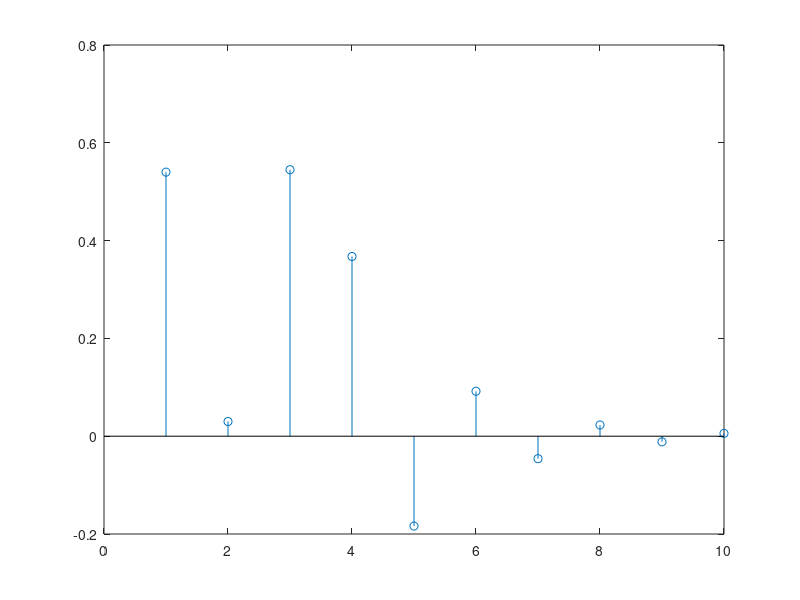
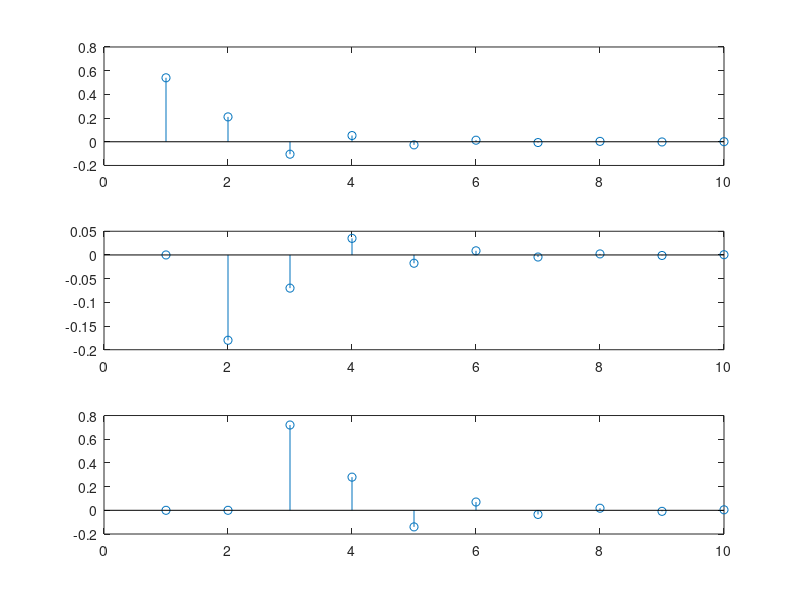

These figures' MATLAB source, in order:
NT = 10;
a = [0.9 0.8];
b = [1 0.5]; % b(1) is always 1; see note2 ⧫
x1 = zeros (NT, 1);
x2 = zeros (NT, 1);
x3 = zeros (NT, 1);
x1(1) = 0.6;
x2(2) = -0.2;
x3(3) = 0.8;
x = x1 + x2 + x3;
y1 = filter (a, b, x1); % y has the same number of samples as x
y2 = filter (a, b, x2); % y has the same number of samples as x
y3 = filter (a, b, x3);
y = filter (a, b, x);

y_sum = y1 + y2 + y3;

y
y_sum
figure; stem(y);
figure;
subplot(3,1,1);
stem(y1);
subplot(3,1,2);
stem(y2);
subplot(3,1,3);
stem(y3);
